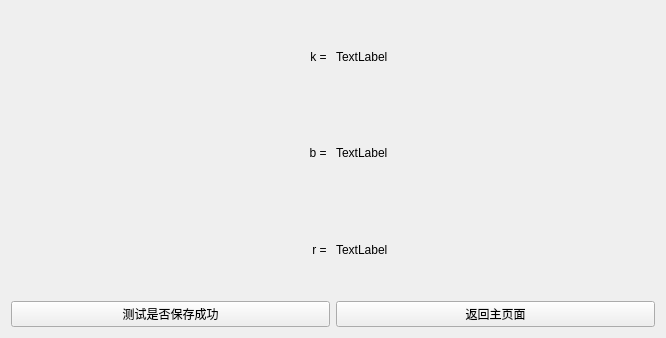
<?xml version="1.0" encoding="UTF-8"?>
<ui version="4.0">
 <class>ComputeKBValueDoneWidget</class>
 <widget class="QWidget" name="ComputeKBValueDoneWidget">
  <property name="geometry">
   <rect>
    <x>0</x>
    <y>0</y>
    <width>666</width>
    <height>338</height>
   </rect>
  </property>
  <property name="windowTitle">
   <string>Form</string>
  </property>
  <layout class="QVBoxLayout" name="verticalLayout">
   <item>
    <layout class="QHBoxLayout" name="horizontalLayout">
     <item>
      <widget class="QLabel" name="kBuddy">
       <property name="text">
        <string>k = </string>
       </property>
       <property name="alignment">
        <set>Qt::AlignRight|Qt::AlignTrailing|Qt::AlignVCenter</set>
       </property>
      </widget>
     </item>
     <item>
      <widget class="QLabel" name="k">
       <property name="text">
        <string>TextLabel</string>
       </property>
      </widget>
     </item>
    </layout>
   </item>
   <item>
    <layout class="QHBoxLayout" name="horizontalLayout_2">
     <item>
      <widget class="QLabel" name="bBuddy">
       <property name="text">
        <string>b = </string>
       </property>
       <property name="alignment">
        <set>Qt::AlignRight|Qt::AlignTrailing|Qt::AlignVCenter</set>
       </property>
      </widget>
     </item>
     <item>
      <widget class="QLabel" name="b">
       <property name="text">
        <string>TextLabel</string>
       </property>
      </widget>
     </item>
    </layout>
   </item>
   <item>
    <layout class="QHBoxLayout" name="horizontalLayout_3">
     <item>
      <widget class="QLabel" name="rBuddy">
       <property name="text">
        <string>r = </string>
       </property>
       <property name="alignment">
        <set>Qt::AlignRight|Qt::AlignTrailing|Qt::AlignVCenter</set>
       </property>
      </widget>
     </item>
     <item>
      <widget class="QLabel" name="r">
       <property name="text">
        <string>TextLabel</string>
       </property>
      </widget>
     </item>
    </layout>
   </item>
   <item>
    <layout class="QHBoxLayout" name="horizontalLayout_4">
     <item>
      <widget class="QPushButton" name="isSave">
       <property name="text">
        <string>测试是否保存成功</string>
       </property>
      </widget>
     </item>
     <item>
      <widget class="QPushButton" name="returnToMainWin">
       <property name="text">
        <string>返回主页面</string>
       </property>
      </widget>
     </item>
    </layout>
   </item>
  </layout>
 </widget>
 <resources/>
 <connections/>
</ui>
